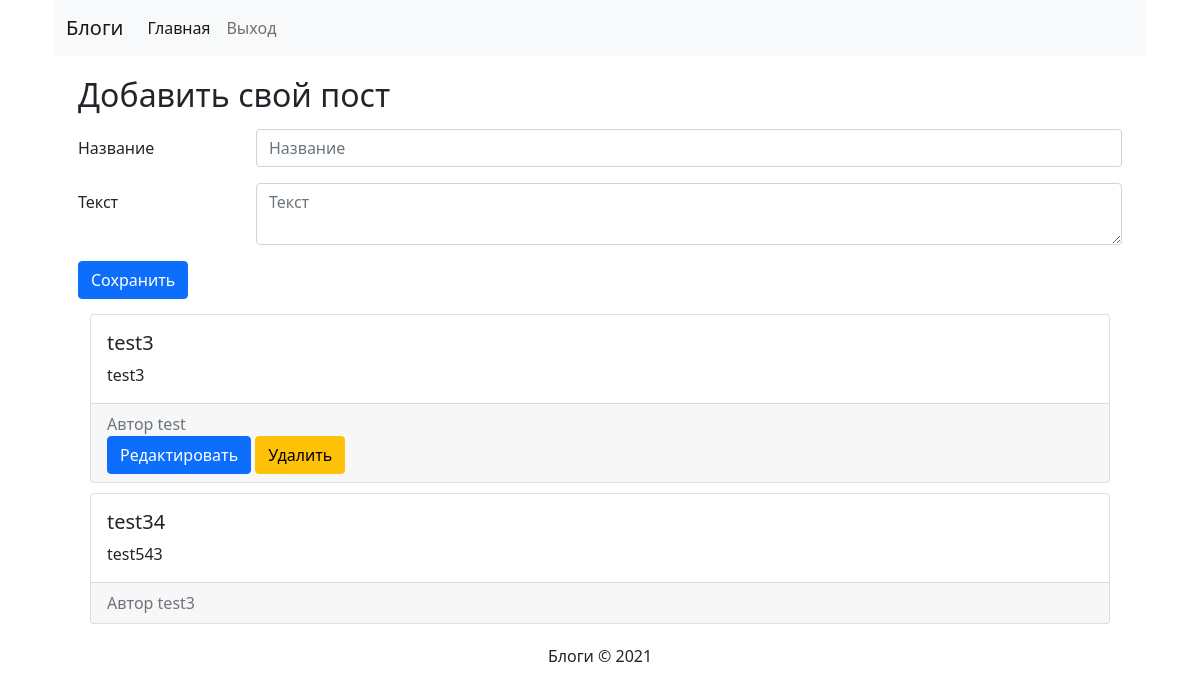
The page /index.php?route=index (signed in) on the database as committed earlier.
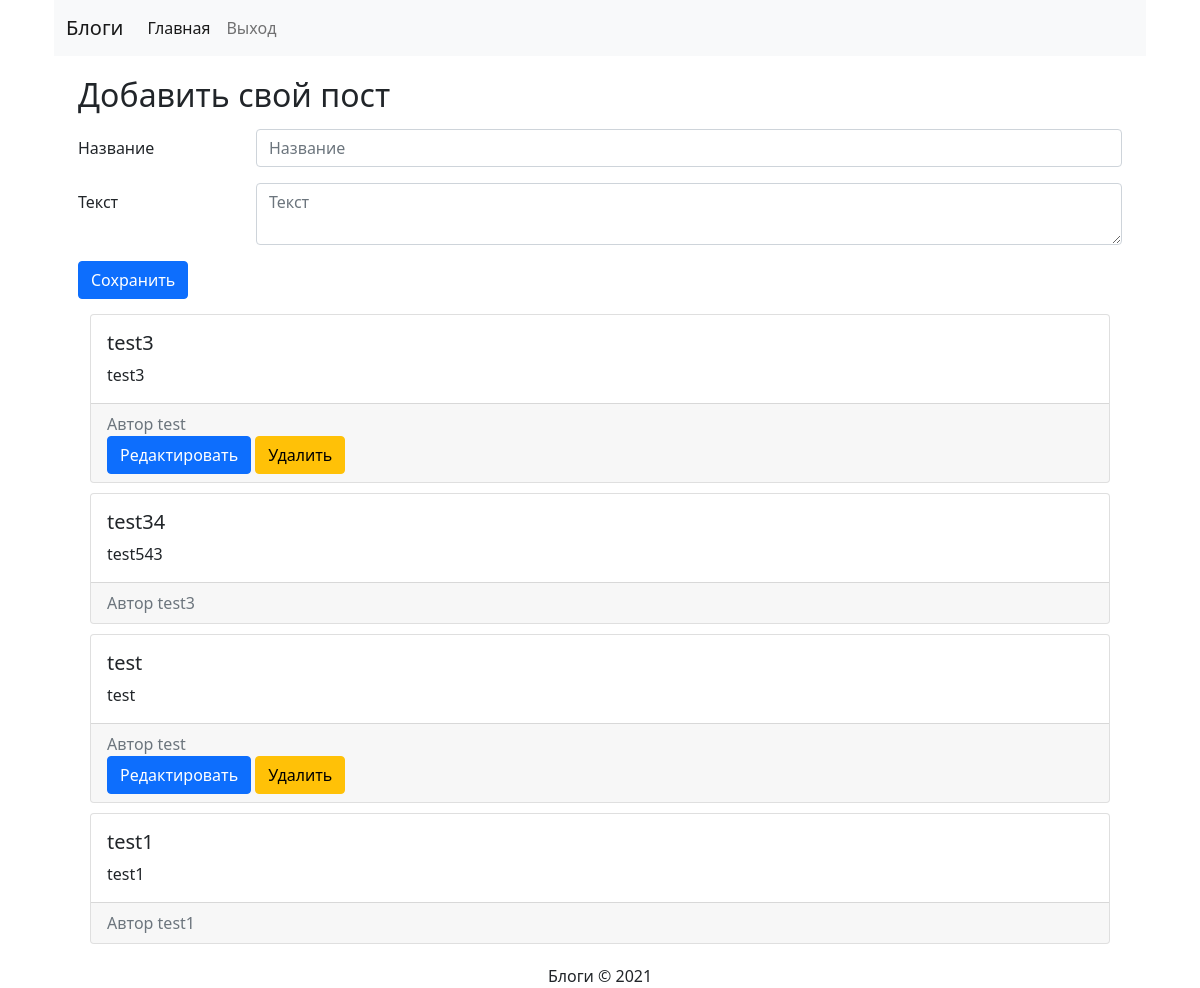
The same page on the database as committed later.
### tables this page shows
CREATE TABLE "posts" (
	"id"	INTEGER,
	"user_id"	INTEGER,
	"title"	VARCHAR,
	"text"	TEXT,
	"date"	DATETIME,
	PRIMARY KEY("id" AUTOINCREMENT)
);

CREATE TABLE "users" (
	"id"	INTEGER,
	"login"	VARCHAR,
	"password"	VARCHAR,
	PRIMARY KEY("id" AUTOINCREMENT)
);

### core/BaseController.php (called while the page is built, shortened)
<?php
require __DIR__ . '/DataBaseConnector.php';
require __DIR__ . '/Request.php';
class BaseController
{
    public function __construct($dbFileName)
    {
        $this->db = new DataBaseConnector($dbFileName);
        $this->request = new Request();
    }
}

### core/Authorization.php (called while the page is built, shortened)
<?php
class Authorization
{
    private $user = null;
    public function __construct($db)
    {
        $this->db = $db;
        if (!empty($_SESSION['user_id'])) {
            $this->user = $this->db->executeQueryWithResult(
                'SELECT * FROM users WHERE id=' . $_SESSION['user_id'])->fetchRow();
        }
    }
    public function isAuthorized(): bool
    {
        return !empty($this->user);
    }
    public function getCurrentUser()
    {
        return $this->user;
    }
}

### core/DataBaseConnector.php (called while the page is built, shortened)
<?php
class DataBaseQueryResult
{
    private $result;
    public function __construct(SQLite3Result $result)
    {
        $this->result = $result;
    }
    public function fetchRow()
    {
        return $this->result->fetchArray(SQLITE3_ASSOC);
    }
}
class DataBaseConnector
{
    private $db;
    public function __construct($dbFileName)
    {
        $this->db = new SQLite3($dbFileName);
    }
    public function executeQueryWithResult($queryText)
    {
        return new DataBaseQueryResult($this->db->query($queryText));
    }
}

### ApplicationController.php (called while the page is built, shortened)
<?php
require __DIR__ . '/core/BaseController.php';
require __DIR__ . '/core/Authorization.php';
require __DIR__ . '/core/Posts.php';
class ApplicationController extends BaseController
{
    private $authorization = null;
    private $posts = null;
    private $data = [];
    public function __construct()
    {
        $this->authorization = new Authorization($this->db);
        $this->posts = new Posts($this->db);
    }
    public function start()
    {
        $route = $this->request->get['route'] ?? 'index';
        $actionName = 'Action' . ucfirst(strtolower($route));
        if (method_exists($this, 'Action' . ucfirst($route))) {
            return $this->$actionName();
        } else {
            http_response_code(404);
            return 'Error 404';
        }
    }
    private function render($viewName, $data = [])
    {
        extract($this->data);
        extract($data);
        $user = $this->authorization->isAuthorized() ? $this->authorization->getCurrentUser() : null;
        include 'views/' . $viewName . '.php';
        return ob_get_clean();
    }
    private function ActionIndex()
    {
        $this->data['post'] = [
            'title' => '',
            'text' => ''
        ];
        $this->data['posts'] = $this->posts->getAll();
        return $this->render('index');
    }
}

### core/Request.php (called while the page is built, shortened)
<?php
class Request
{
    public function __construct()
    {
        $this->get = $_GET;
    }
}

### core/Posts.php (called while the page is built, shortened)
<?php
class Posts
{
    private $db;
    public function __construct($db)
    {
        $this->db = $db;
    }
    public function getAll(): array
    {
        $posts = [];
        $result = $this->db->executeQueryWithResult('SELECT p.*, u.login FROM posts p
            LEFT JOIN users u on p.user_id = u.id');
        while ($post = $result->fetchRow()) {
            $posts[] = $post;
        }
        return $posts;
    }
}

### views/postsList.php (the view)
<?php if (!empty($posts)) : ?>
    <div class="container" style="margin-top: 15px;">
        <?php foreach ($posts as $post) : ?>
            <div class="card text-left" style="margin-top: 10px;">
                <div class="card-body">
                    <h5 class="card-title"><?php echo $post['title']; ?></h5>
                    <p class="card-text"><?php echo $post['text']; ?></p>
                </div>
                <div class="card-footer text-muted">
                    Автор <?php echo $post['login']; ?>
                    <?php if ($post['user_id'] == $user['id']) : ?>
                        <br>
                        <a href="index.php?route=index&action=post&actionType=edit&post_id=<?php echo $post['id']; ?>"
                           class="btn btn-primary">Редактировать</a>
                        <a href="index.php?route=index&action=post&actionType=delete&post_id=<?php echo $post['id']; ?>"
                           class="btn btn-warning">Удалить</a>
                    <?php endif; ?>
                </div>
            </div>
        <?php endforeach; ?>
    </div>
<?php endif; ?>

### index.php
<?php
require __DIR__ . '/ApplicationController.php';
try {
    $controller = new ApplicationController();
    echo $controller->start();
}
catch (Exception $error) {
    http_response_code(500);
    var_dump($error);
}

### views/index.php (shortened to what this page needs)
<!doctype html>
<html lang="en">
<head>
    <link href="https://cdn.jsdelivr.net/npm/bootstrap@5.0.0-beta2/dist/css/bootstrap.min.css" rel="stylesheet"
>
</head>
<body>
<div class="container">
    <div class="container">
        <nav class="navbar navbar-expand-lg navbar-light bg-light">
            <div class="container-fluid">
                <a class="navbar-brand" href="index.php?route=index">Блоги</a>
                <div class="collapse navbar-collapse" id="navbarNavAltMarkup">
                    <div class="navbar-nav">
                        <a class="nav-link active" aria-current="page" href="index.php?route=index">Главная</a>
                        <a class="nav-link" aria-current="page" href="index.php?route=index&action=logout">Выход</a>
                    </div>
                </div>
            </div>
        </nav>
        <div class="container" style="margin-top: 20px;">
            <div class="col-md-12">
                <?php if (!empty($user['id'])) : ?>
                    <div class="container">
                        <?php if (empty($post['id'])) : ?>
                            <h2 style="margin-bottom: 10px;">Добавить свой пост</h2>
                            <?php include __DIR__ . "/postForm.php"; ?>
                            <?php include __DIR__ . "/postsList.php"; ?>
                        <?php else : ?>
                            <?php include __DIR__ . "/editPost.php"; ?>
                        <?php endif; ?>
                    </div>
                <?php endif; ?>
            </div>
        </div>
    </div>
    <footer class="container" style="margin-top: 20px;">
        <div class="row">
            <div class="col-md-12 text-center">Блоги &copy; 2021</div>
        </div>
    </footer>
</div>
</body>
</html>

### views/postForm.php (shortened to what this page needs)
<form action="index.php?route=index&action=post&actionType=<?php echo (!empty($post['id'])) ? 'edit&post_id=' . $post['id'] : 'add'; ?>"
      style="margin-top: 15px;"
      method="post">
    <div class="row mb-3">
        <label for="input-title" class="col-sm-2 col-form-label">Название</label>
        <div class="col-sm-10">
            <input name="title" type="text" class="form-control" id="input-title"
                   placeholder="Название" value="<?php echo $post['title']; ?>">
        </div>
    </div>
    <div class="row mb-3">
        <label for="input-password" class="col-sm-2 col-form-label">Текст</label>
        <div class="col-sm-10">
                                    <textarea name="text" class="form-control"
                                              id="input-password"
                                              placeholder="Текст"><?php echo $post['text']; ?></textarea>
        </div>
    </div>
    <button type="submit" class="btn btn-primary">Сохранить</button>
</form>

Rows that differ between the two databases and show on the page:
added posts: title "test", text "test", user.login "test"
added posts: title "test1", text "test1", user.login "test1"
